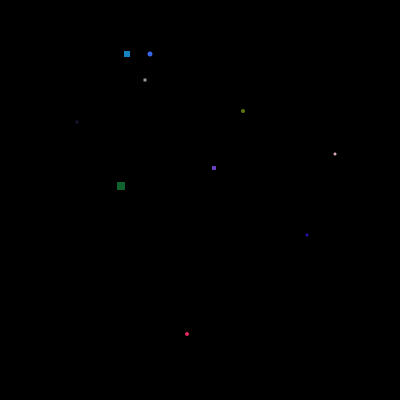
Frame 1 (no input)
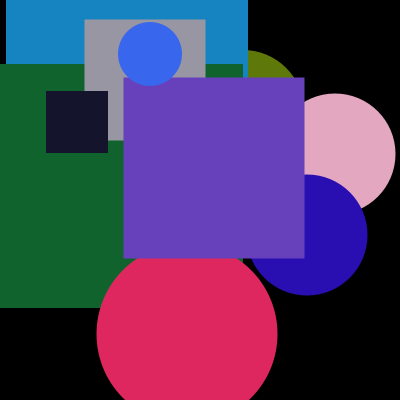
Frame 60 (the mouse pressed at the canvas centre just before this capture)
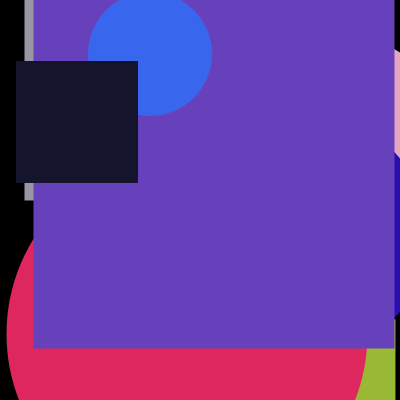
Frame 120 (the mouse held since frame 60 and released just before this capture)

The Processing sketch that drew these frames (run headless with seeded random() and noise(); from frame 60 on, the mouse is pressed at the canvas centre):

// Processing sketch: processing_138575
// ── processing_138575.pde

// ICE #13 Prototype
/*
   THIS DOES NOT COMPILE
   Finish the two methods that initialize the float and 
   color arrays.
*/

final int MAX_FIGS = 10;

float  [ ] xVals;
float  [ ] yVals;
float  [ ] dimVals;
float  [ ] deltaDimVals;

color  [ ] colorVals;

void setup( )
{
  size( 400, 400 );
  noStroke( );
  rectMode( CENTER );
  frameRate( 24 );
  smooth( );
  
  xVals        = new float[ MAX_FIGS ];
  initFloatArray( xVals, 50, width-50 );
  
  yVals        = new float[ MAX_FIGS ];
  initFloatArray( yVals, 50, height-50 );
  
  dimVals      = new float[ MAX_FIGS ];
  initFloatArray( dimVals, 1, 5 );
  
  deltaDimVals = new float[ MAX_FIGS ];
  initFloatArray( deltaDimVals, 1, 5 );
  
  colorVals    = new color[ MAX_FIGS ];
  initColorArray( colorVals ); 
}

void initFloatArray ( float [ ] anyFloatArray, int minVal, int maxVal  )
{
  for (int i = 0; i < anyFloatArray.length; i++)
  {
    anyFloatArray [i] = int(random (minVal, maxVal));
  }
}

void initColorArray( color [ ] anyColorArray)
{
  for (int i = 0; i < anyColorArray.length; i++)
  {
    anyColorArray [i] = color ( random(255), random(255), random(255));
  }
}

void draw( )
{
   background( 0 );
   growFigures( );
   drawFigures( ); 
}

void growFigures( )
{  
  for( int i = 0; i < xVals.length; i++)
  {
    dimVals[i] += deltaDimVals[i];
    if ( dimVals[i] > width )
    {
       xVals[i] = random( width );
       yVals[i] = random( height  );
       deltaDimVals[i] = random( 3, 10 );
       dimVals[i] = 0; 
       colorVals[i] = color( random( 255 ), random( 255 ), random( 255 ) );
    }
  }
}

void drawFigures( )
{
  for( int i = 0; i < xVals.length; i++)
  {
    fill( colorVals[i] );
    if( i %2 == 0 )  // even index
    {
      ellipse( xVals[i], yVals[i], dimVals[i], dimVals[i] );
    }
    else  // odd index
    {
      rect( xVals[i], yVals[i], dimVals[i], dimVals[i] );      
    }
  }  
}
